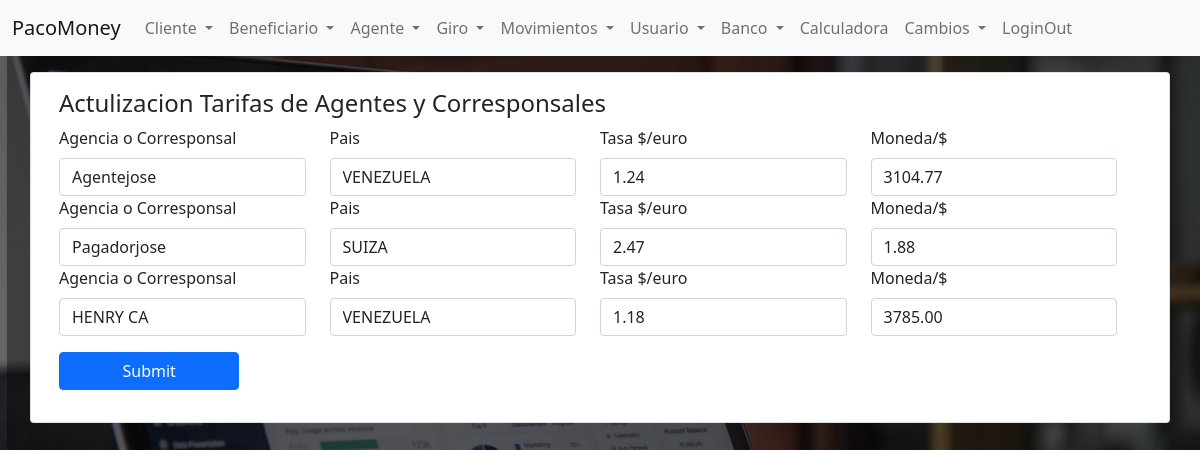
The page /giroTasaCambio.php on the database its author committed.
### tables this page shows
CREATE TABLE `pagador` (
  `idPagador` int(11) NOT NULL,
  `pagador` varchar(150) NOT NULL,
  `idPais` int(11) NOT NULL,
  `pa_provincia` varchar(150) NOT NULL,
  `pa_ciudad` varchar(150) NOT NULL,
  `pa_direccion` varchar(250) NOT NULL,
  `pa_tlf` varchar(50) NOT NULL,
  `pa_email` varchar(100) NOT NULL,
  `pa_cp` varchar(100) NOT NULL,
  `pa_Director` varchar(150) NOT NULL,
  `pa_tlfDirector` varchar(50) NOT NULL,
  `pa_emailDirector` varchar(100) NOT NULL,
  `pa_tlfEnvios` varchar(50) NOT NULL,
  `pa_emailEnvios` varchar(100) NOT NULL,
  `pa_GteContabilidad` varchar(150) NOT NULL,
  `pa_tlfContabilidad` varchar(50) NOT NULL,
  `pa_emailContabilidad` varchar(100) NOT NULL,
  `pa_horarios` varchar(250) NOT NULL,
  `pa_contrato` varchar(250) NOT NULL,
  `pa_inicioOperaciones` date NOT NULL,
  `pa_limite` int(11) NOT NULL,
  `pa_web` varchar(250) NOT NULL,
  `pa_conciliarCada` int(11) NOT NULL,
  `idMoneda` int(11) NOT NULL,
  `pa_comision` decimal(3,2) NOT NULL,
  `pa_fijo` decimal(10,2) NOT NULL,
  `idTipoComision` int(11) NOT NULL,
  `idTipoEmpresa` int(11) NOT NULL,
  `pa_tasa` decimal(20,2) NOT NULL,
  `pa_tipoCambio` decimal(20,2) NOT NULL,
  `pa_impuesto` decimal(20,2) NOT NULL,
  `idEstado` int(11) NOT NULL
);

CREATE TABLE `pais` (
  `idPais` int(11) NOT NULL,
  `pais` varchar(100) NOT NULL,
  `idMoneda` int(11) NOT NULL,
  `idMonedaEnvio` int(11) NOT NULL,
  `tipoCambio` decimal(65,2) NOT NULL,
  `porcentajeTipoCambio` decimal(20,2) NOT NULL,
  `fijo` decimal(65,2) NOT NULL,
  `porcentaje` decimal(20,2) NOT NULL,
  `idTipoComision` int(11) NOT NULL
);

### pagadorTarifas.php (called while the page is built)
<?php
require_once 'conexion.php';
$action = 1;
if ($action == 1) {
    $sql = "SELECT u.idPagador, u.pagador, p.pais, u.pa_tasa,u.pa_tipoCambio
    FROM pagador AS u
    JOIN pais AS p ON u.idPais = p.idPais ";
    $sentencia = $mbd->prepare($sql);
    $sentencia->execute();
}

### giroTasaCambio.php (the view, shortened to what this page needs)
<?php
require_once "encabezado.php";
require_once "listas.php";
require_once "pagadorTarifas.php";
?>
<div class="container">
    <div class="row d-flex mt-3">
        <div class="card">
            <div class="card-body">
                <h4 class="card-title">Actulizacion Tarifas de Agentes y Corresponsales</h4>
                <form action="pagadorData.php" method="post" id="frmPagadorTasaCambio" class="row needs-validation" novalidate>
                    <?php while($fila=$sentencia->fetch(PDO::FETCH_ASSOC)){ ?>
                    <div class="row">
                        <div class="col-12 col-md-3">
                            <label for="pagador" class="form-label">Agencia o Corresponsal</label>
                            <input type="text" name="pagador" id="pagador" class="form-control" Value="<?php echo $fila["pagador"] ?>" required>
                        </div>
                        <div class="col-12 col-md-3">
                            <label for="Pais" class="form-label">Pais</label>
                            <input type="text" name="Pais" id="Pais" class="form-control" Value="<?php echo $fila["pais"] ?>" required>
                        </div>
                        <div class="col-12 col-md-3">
                            <label for="pa_tasa" class="form-label">Tasa $/euro</label>
                            <input type="number" step="0.01" name="tasa[<?php echo $fila["idPagador"] ?>]" id="pa_tasa" class="form-control" Value="<?php echo $fila["pa_tasa"] ?>" required>
                        </div>
                        <div class="col-12 col-md-3">
                            <label for="pa_tipoCambio" class="form-label">Moneda/$</label>
                            <input type="number" step="0.01" name="tipoCambio[<?php echo $fila["idPagador"] ?>]" id="pa_tipoCambio" class="form-control" Value="<?php echo $fila["pa_tipoCambio"] ?>" required>
                        </div>
                    </div>
                    <?php } ?>
                    <div class="col-12">
                        <button type="submit" class="btn btn-primary mt-3 col-12 col-md-2 mb-3" id="btnUsuario">Submit</button>
                    </div>
                </form>
            </div>
        </div>
    </div>
</div>
<?php
require_once "pie.php"
?>

### css/stylepanel.css (style rules this page uses)
body { margin: 0; background-image: url("../img/pcb.jpg"); background-size: cover; background-repeat: no-repeat; }

### rows shown on the page
pagador: pagador "Agentejose", Pais "VENEZUELA", pa_tasa "1.24", pa_tipoCambio "3104.77"
pagador: pagador "Pagadorjose", Pais "SUIZA", pa_tasa "2.47", pa_tipoCambio "1.88"
pagador: pagador "HENRY CA", Pais "VENEZUELA", pa_tasa "1.18", pa_tipoCambio "3785.00"
